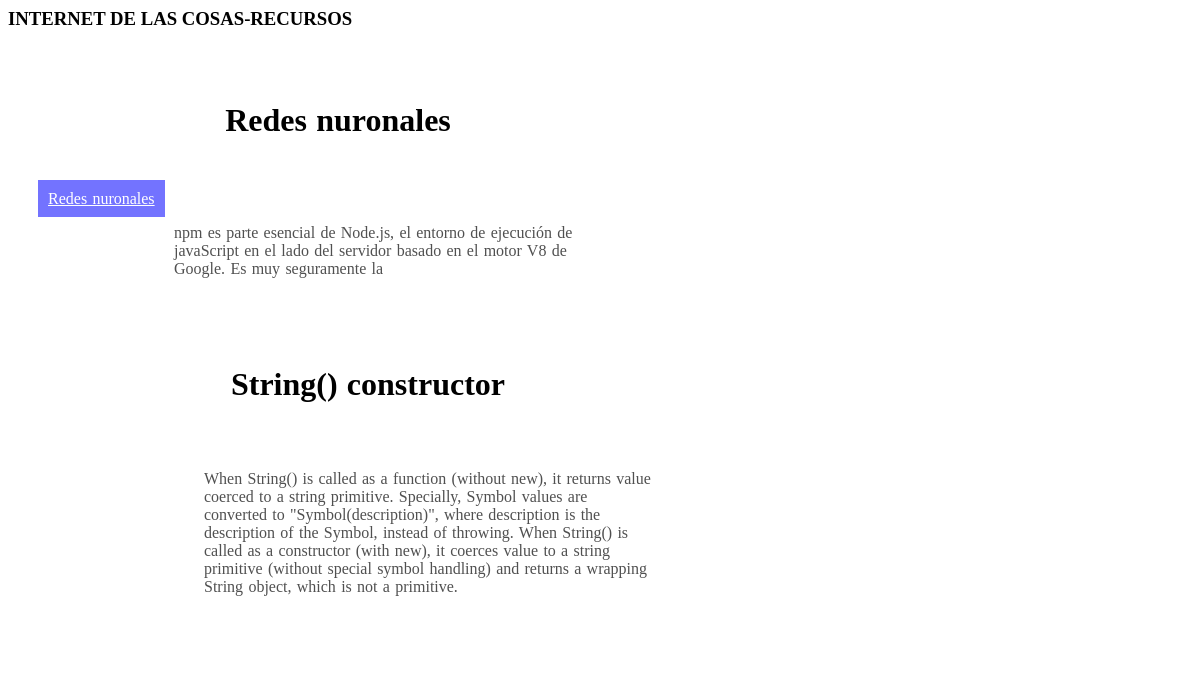
Page /recursos.php?str_b=1 on the committed database.
### tables this page shows
CREATE TABLE `tecnologias` (
  `ID_tecnologia` int(11) NOT NULL,
  `nombre` varchar(100) NOT NULL,
  `abreviatura` varchar(4) DEFAULT NULL,
  `resumen` varchar(250) DEFAULT NULL,
  `definicion` text NOT NULL,
  `logo` varchar(30) DEFAULT NULL,
  `orden` int(2) NOT NULL,
  `activo` int(2) NOT NULL DEFAULT 1,
  `color` varchar(24) NOT NULL DEFAULT 'BLACK',
  `bkg_color` varchar(24) NOT NULL DEFAULT 'WHITE'
);

CREATE TABLE `recursos` (
  `ID_recurso` int(10) NOT NULL,
  `ID_tecnologia` int(10) NOT NULL,
  `nombre` varchar(100) NOT NULL,
  `Contenido` text NOT NULL,
  `link_referencia` varchar(100) NOT NULL,
  `activo` int(1) NOT NULL DEFAULT 1,
  `ordenamiento` int(4) NOT NULL,
  `imagen` varchar(100) DEFAULT NULL
);

### clases/conexion.php (called while the page is built, shortened)
<?php
class Conexion extends mysqli{
 function __construct(){
     $this->enlace=mysqli_connect(DB_HOST,DB_USER,DB_PASS,DB_NAME);
 }
}

### clases/tecnologias.php (called while the page is built, shortened)
<?php
include_once("conexion.php");
class Tecnologia{
static function traer_datos($nro=0)
	{
		if ($nro!=0)
		{
			$sql="select * from tecnologias where id_tecnologia = $nro";
			$objConn = new Conexion();
            $result = $objConn->enlace->query($sql);
			$row=mysqli_fetch_array($result,MYSQLI_BOTH);
			return $row;
		}
	}
 }

### clases/recursos.php (called while the page is built, shortened)
<?php
include_once("conexion.php");
class Recurso{
 static function seleccionar($str){
    $sql="select * from recursos where id_tecnologia = '$str' AND activo = 1 ";
	$objConn = new Conexion();
	$rs=$objConn->enlace->query($sql);
	$est=array();
	while($fila=mysqli_fetch_assoc($rs)){
	  $est[]=$fila;
	}return $est;
 }
 }

### recursos.php (the view)
<?php
include_once("clases/recursos.php");
include_once("clases/tecnologias.php");
$str_b =  $_GET['str_b'];
$recursos=Recurso::seleccionar($str_b);
$tec=Tecnologia::traer_datos($str_b);
echo '<H3>'.$tec['nombre'].'-RECURSOS</H3>';
if (isset($recursos)){
echo '<link rel="stylesheet" href="css/recursos.css">';
	foreach($recursos as $recurso){
		   echo '<div class="plantilla">';
		   echo "<header>
               <h1>$recurso[nombre]</h1>
               </header>";
			if($recurso['link_referencia']<>""){
			echo "<nav><a href='$recurso[link_referencia]' target='_blank'>$recurso[nombre]</a></nav>";
			}
        	echo "<article>$recurso[Contenido]</article>";
	}
}

### css/recursos.css (style rules this page uses)
.plantilla { font-family: Arial; color: rgb(80, 80, 80); width: 600px; margin: 20px; padding: 10px; border: 0x solid #b4b4b4; font-family: verdana; background-color:rgba(255, 255,255, 0.8); letter-spacing: 0px; word-spacing: 0.08em; line-height: 18px; }
.plantilla h1 { color: black; }
.plantilla a { color: white; padding: 10px; background-color:rgba(100, 100,255, 0.9); }
.plantilla header { height: 80px; padding-top: 10px; background-color:rgba(255,255,255, 0.1); margin-top:20px; margin-bottom:20px; text-align: center; }
.plantilla article { margin-left: 120px; padding: 1em; overflow: hidden; background-color:rgba(255, 255,255, 0.9); }

### rows in the picture
tecnologias: nombre "INTERNET DE LAS COSAS"
recursos: nombre "Redes nuronales", Contenido "npm es parte esencial de Node.js, el entorno de ejecución de javaScript en el lado del servidor basado en el motor V8 de Google. Es muy seguramente la"
recursos: nombre "String() constructor", Contenido "When String() is called as a function (without new), it returns value coerced to a string primitive. Specially, Symbol values are converted to \"Symbol(description)\", where description is the description of the Symbol, instead of throwing. When String() is called as a constructor (with new), it coerces value to a string primitive (without special symbol handling) and returns a wrapping String object, which is not a primitive."
